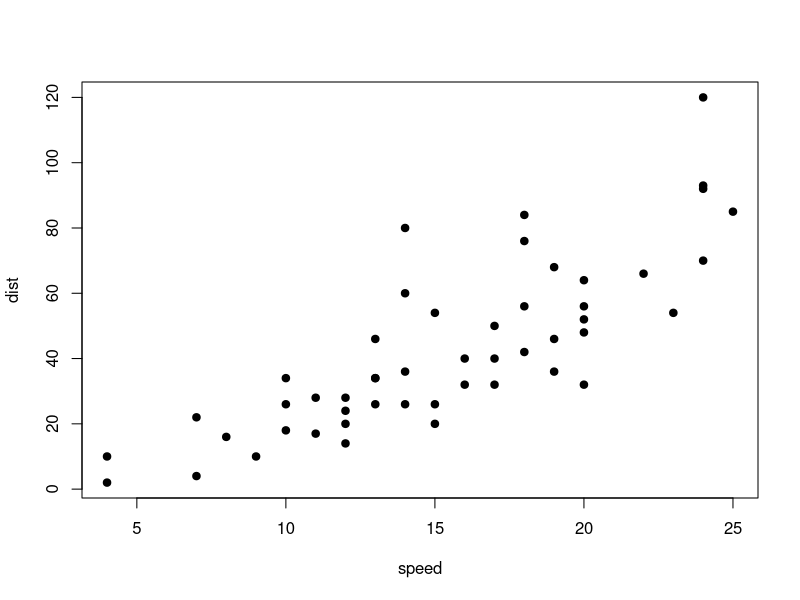
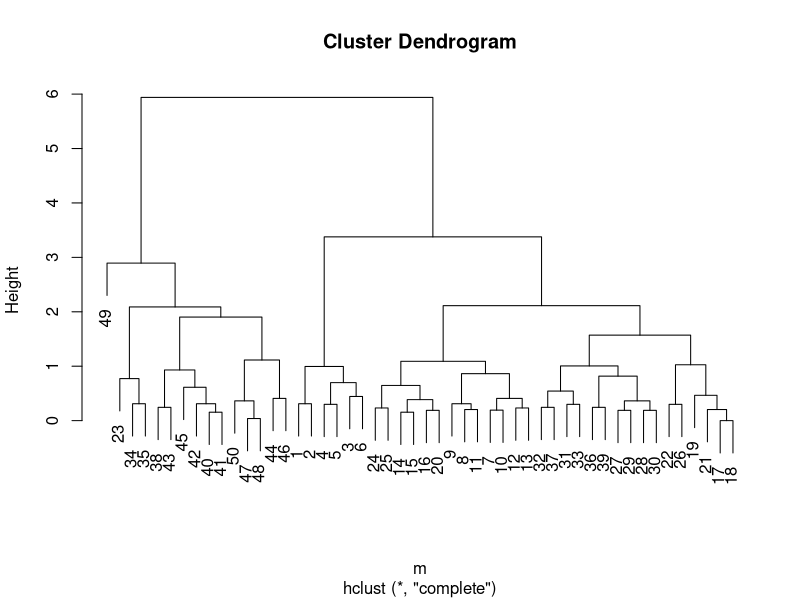
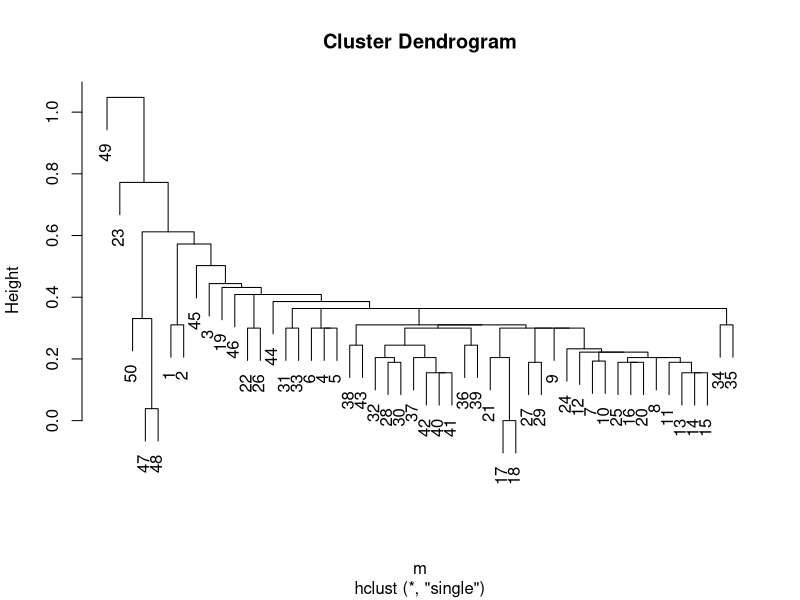
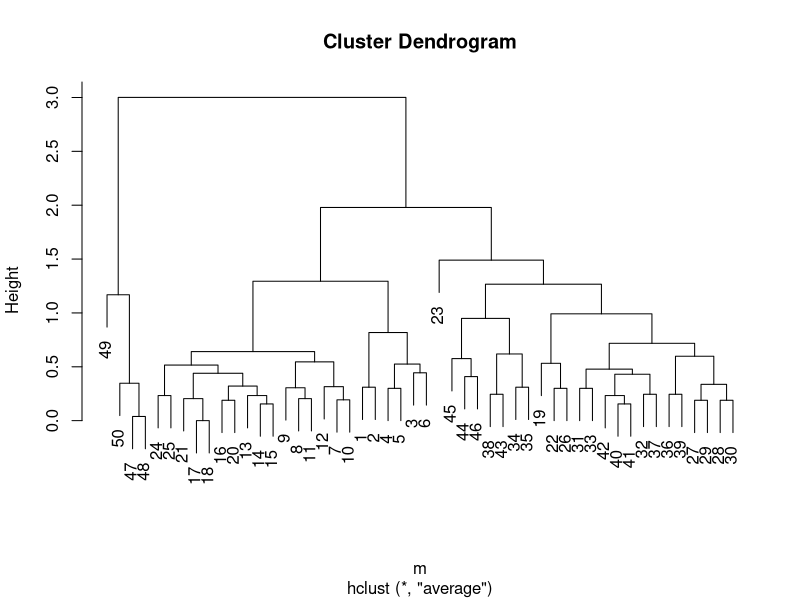
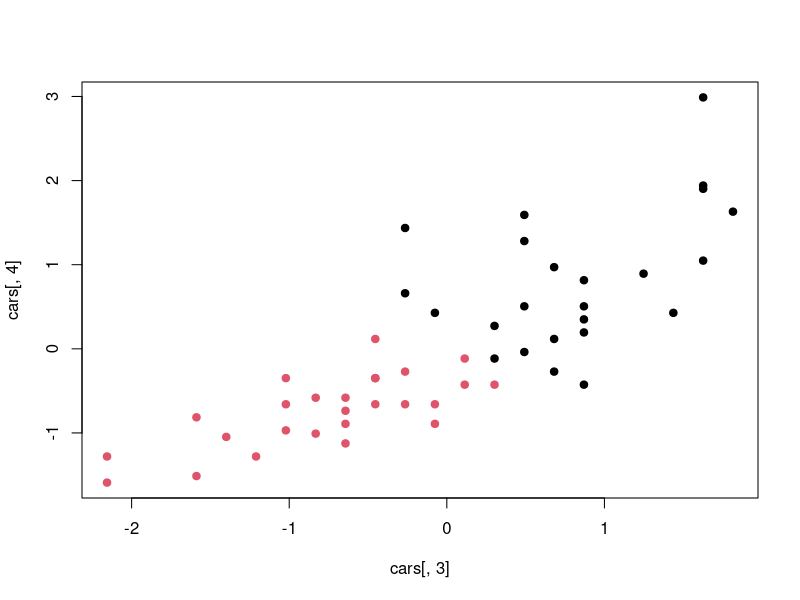
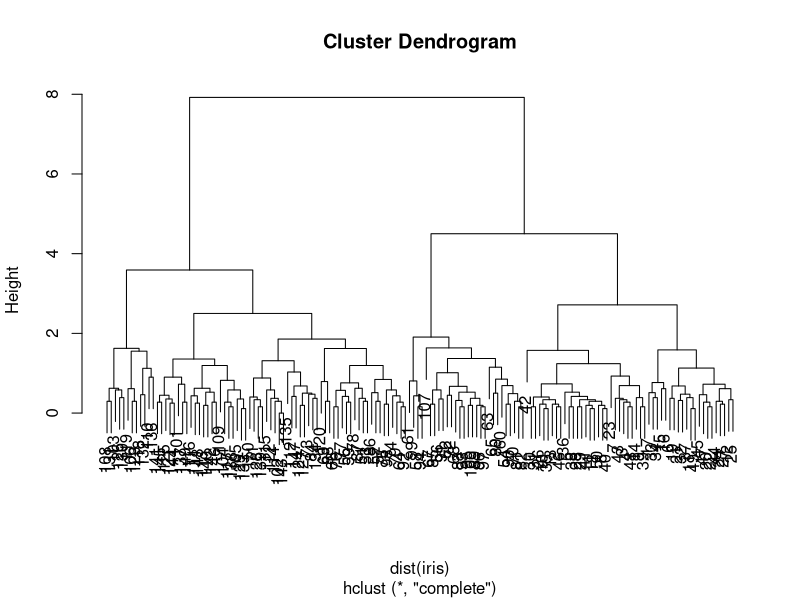
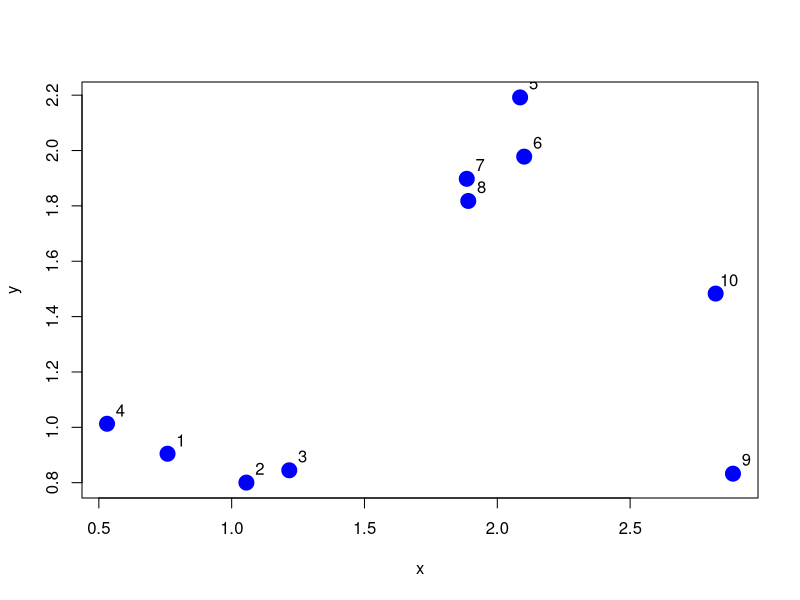
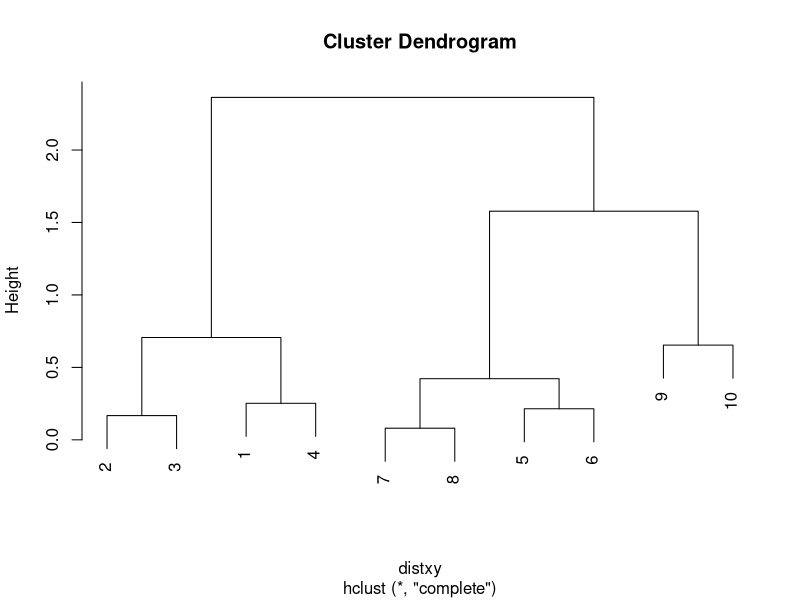

Generate these figures, in order, with R:
library(xtable)

dir <- "~/Documents/aulas/bandtec/posGraduacao/modelagemDescritivaPreditiva/slides/Aula03-agrupamento/figuras/"

modelH <- hclust(dist(iris))

png(filename = paste(dir,"clusterIrisHierarquico.png", sep=""), 
    height = 600, width = 1000)
plot(modelH)
dev.off()

printTable <- xtable(iris[c(108,131),])
print(printTable)

printTable <- xtable(iris[c(108,131,42),])
print(printTable)

set.seed(1234);
x <- rnorm(10,mean=rep(1:3,each=4),sd=0.2)
y <- rnorm(10,mean=rep(c(1,2,1),each=4),sd=0.2) 

png(filename = paste(dir,"datasetClusterHie.png", sep=""), 
    height = 600, width = 800)
plot(x,y,col="blue",pch=19,cex=2) 
text(x+0.05,y+0.05,labels=as.character(1:10))
dev.off()

dataFrame <- data.frame(x=x,y=y) 
t <- xtable(as.matrix(dist(dataFrame)))
print(t)

dataFrame <- data.frame(x=x,y=y) 
distxy <- dist(dataFrame) 
png(filename = paste(dir,"exemploClusterHie.png", sep=""), 
    height = 800, width = 800)
hClustering <- hclust(distxy) 
plot(hClustering)
dev.off()

dataFrame <- data.frame(x=x,y=y) 
distxy <- dist(dataFrame) 
png(filename = paste(dir,"exemploClusterHieSingle.png", sep=""), 
    height = 800, width = 800)
hClustering <- hclust(distxy, "single") 
plot(hClustering)
dev.off()

dataFrame <- data.frame(x=x,y=y) 
distxy <- dist(dataFrame) 
png(filename = paste(dir,"exemploClusterHieAverage.png", sep=""), 
    height = 800, width = 800)
hClustering <- hclust(distxy, "average") 
plot(hClustering)
dev.off()


# Vamos utilizar um dataset sobre carros com medidas de velocidade 
# e distância de parada. Este dataset foi gerado em 1920. As 
# velocidades foram medidas em _mph_ e a distância em _ft_

data(cars)
head(cars)
summary(cars$speed)
summary(cars$dist)
cars$speed_scale <- scale(cars$speed)
cars$dist_scale <- scale(cars$dist)

m <- dist(cars[,3:4])

plot(cars[,1:2], pch=19)

# Agrupamento hierárquico formado a partir de **ligação completa**.

plot(hclust(m, method= "complete"))

# Agrupamento hierárquico formado a partir de **ligação simples**.

plot(hclust(m, method= "single"))

# Agrupamento hierárquico formado a partir da **média do grupo**
  
plot(hclust(m, method= "average"))

# Agrupamento plano com dois _clusters_

clusterModel <- kmeans(cars[,3:4], centers=2)
plot(cars[,3], cars[,4], col = clusterModel$cluster, pch=19)